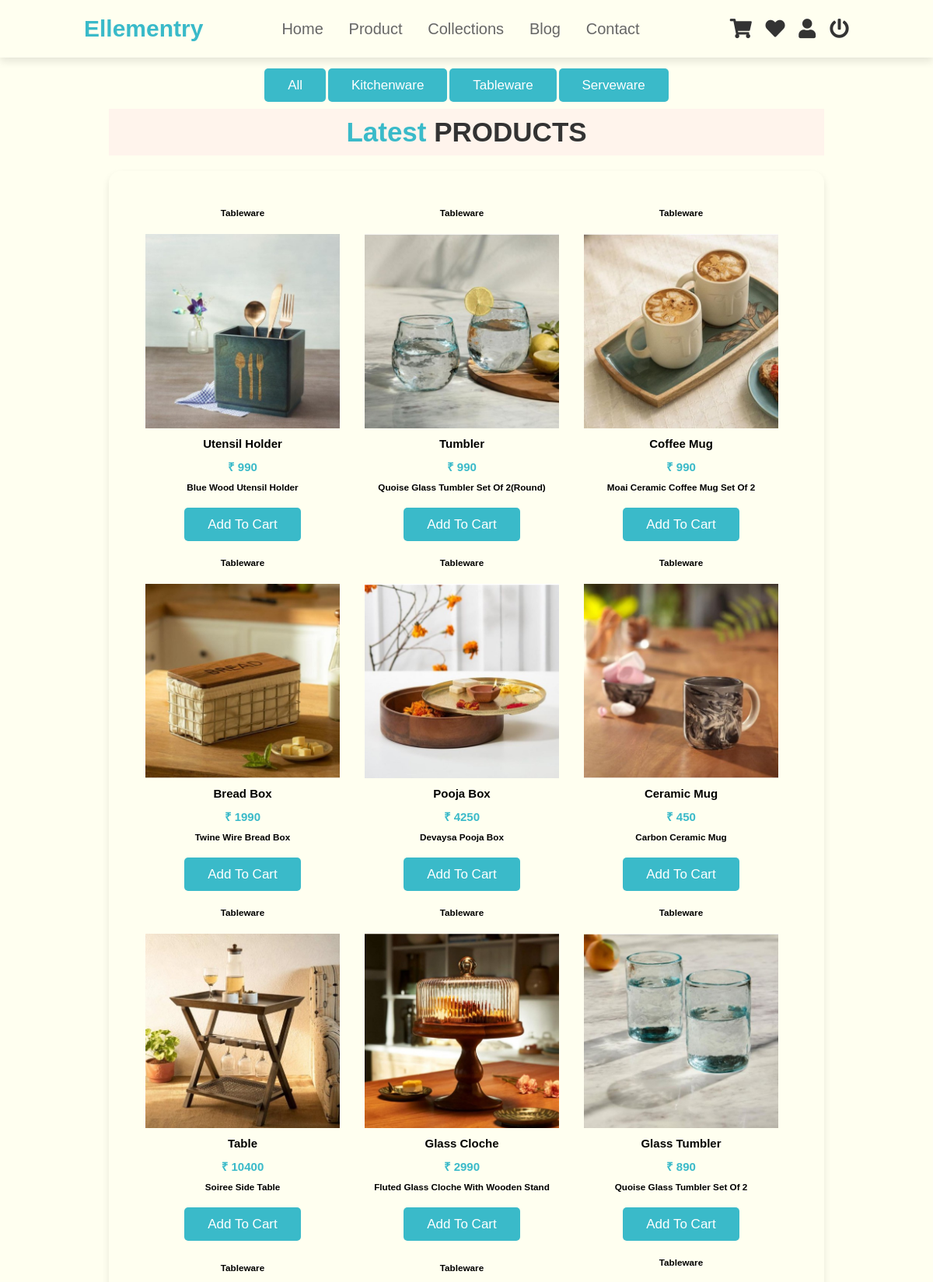
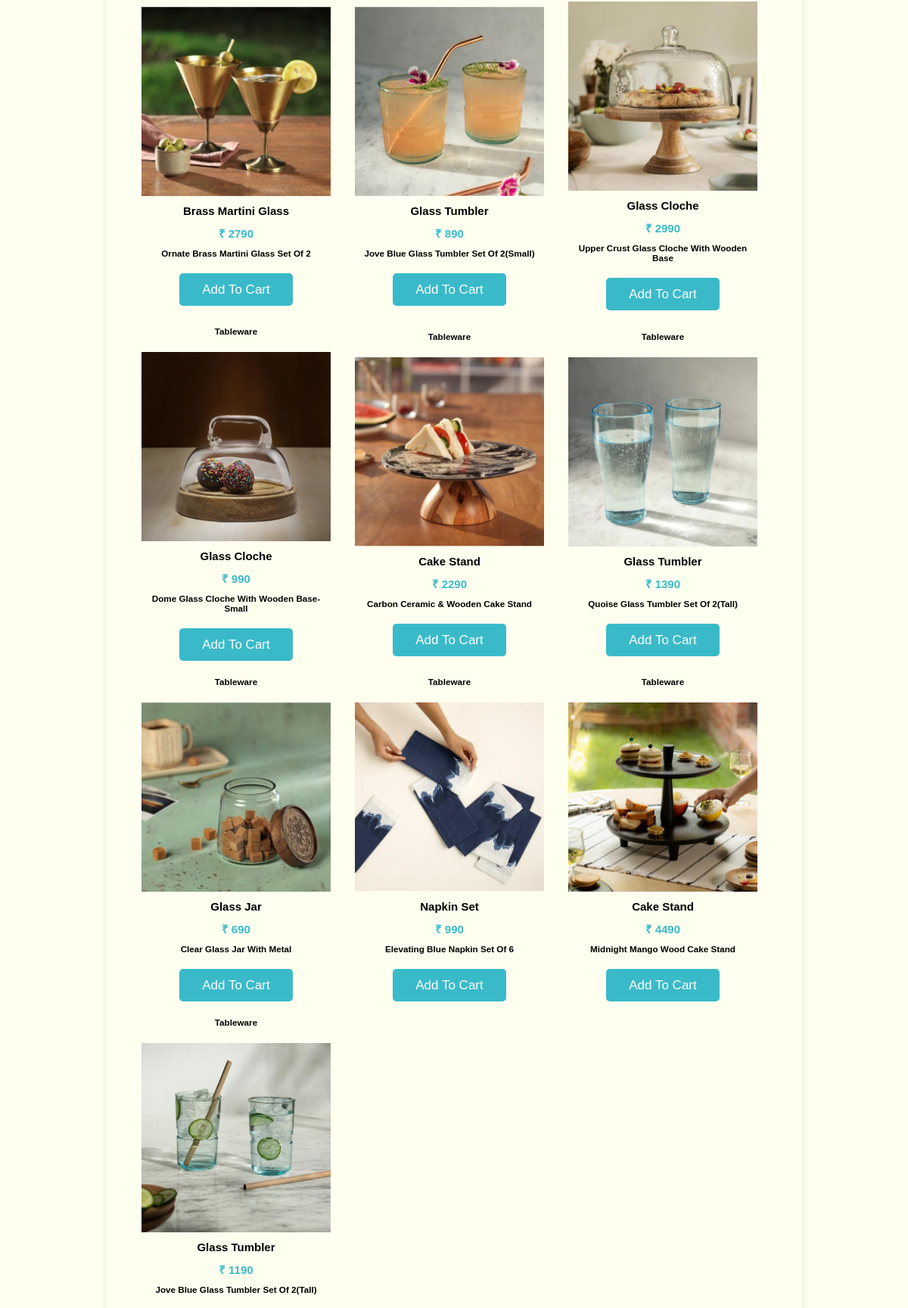
Page /shop/Table.php (upper part) on the committed database (2 pictures, top to bottom).
### tables this page shows
CREATE TABLE `products` (
  `id` int(25) NOT NULL,
  `name` varchar(100) NOT NULL,
  `price` int(25) NOT NULL,
  `image` varchar(100) NOT NULL,
  `p_detail` varchar(100) NOT NULL,
  `p_cat` varchar(25) NOT NULL
);

### shop/Table.php (the view, shortened to what this page needs)
<!DOCTYPE html>
<html lang="en">
<head>
    <link rel="stylesheet" href="https://cdnjs.cloudflare.com/ajax/libs/font-awesome/5.15.3/css/all.min.css">
<link rel="stylesheet" href="css/style.css">
</head>
<body>
<?php
include 'header.php';
?>
<div class="container">
<section class="category">
<a href="category.php" class="btn" style="width: 150px;">All</a>
<a href="kitchen.php" class="btn" style="width: 150px;">kitchenware</a>
<a href="Table.php" class="btn" style="width: 150px;">Tableware</a>
<a href="Serve.php" class="btn" style="width: 150px;">Serveware</a>
<h1 class="heading"> <span> Latest </span> Products </h1>
   <div class="box-container">
      <?php
      $select_products = mysqli_query($conn, "SELECT * FROM `products`  where p_cat='Tableware'");
      $i=1;
      echo "<table border=1 align='center'>";
      $path="admin/shopping cart/uploaded_img/";
      if(mysqli_num_rows($select_products) > 0){
         while($fetch_product = mysqli_fetch_assoc($select_products)){
      ?>
      <td style='width:300px;' align='center'>
          <div class="box">
          <h3><b><?php echo $fetch_product['p_cat']; ?></b></h3></br>
           <img src=" <?php echo $path.$fetch_product['image']; ?>" alt="" height='250'width='250' align='center'>
              <h2><?php echo $fetch_product['name']; ?></h2>
    <br>
             <div class="price"><h2> ₹ <?php echo $fetch_product['price']; ?></br></h2>
             <h3><?php echo $fetch_product['p_detail']; ?>   </h3>
                        <br>
                        <br>
        <a href="add_to_cart.php?id=<?php echo $fetch_product['id'];?>&path=<?php echo $fetch_product['image'];?>&name=<?php echo $fetch_product['name'];?>&price=<?php echo $fetch_product['price'];?>" class="btn" name="addtocart">add to cart</a>
         </div>
      <?php
       if($i%3==0)
       {
          echo "<tr>";
       }
       $i++;
      };
    };
     ?>
   </div>
   </td>
</table>
</section>
   </div>
</body>
</html>

### shop/css/style.css (style rules this page uses)
:root { --pink:#3abac9; }
* { margin:0; padding:0; box-sizing: border-box; font-family: Verdana, Geneva, Tahoma, sans-serif; outline: none; border:none; text-decoration: none; text-transform: capitalize; transition: .2s linear; }
html { font-size: 62.5%; scroll-behavior: smooth; scroll-padding-top: 6rem; overflow-x: hidden; }
section { padding:2rem 9%; }
.heading { text-align: center; font-size: 4rem; color:#333; padding:1rem; margin:2rem 0; background:rgba(255, 51, 153,.05); }
.heading span { color:var(--pink); }
.btn { display: inline-block; margin-top: 1rem; border-radius: 5rem; background:#333; color:#fff; padding:.11rem 3.5rem; cursor: pointer; font-size: 1.7rem; }
.category { width: 80%; margin: auto; text-align: center; padding-top: 100px; }
h1 { font-size: 36px; font-weight: 600; }
h3 { text-align: center; font-weight: 600; margin: 10px 0; }
:root { --blue:#3abac9; --red:rgb(143, 142, 237); --orange:rgb(255, 0, 195); --black:#333; --white:#fff; --bg-color:#eee; --dark-bg:rgba(0,0,0,.7); --box-shadow:0 .5rem 1rem rgba(0,0,0,.1); --border:.1rem solid #999; }
* { font-family: 'Poppins', sans-serif; margin:0; padding:0; box-sizing: border-box; outline: none; border:none; text-decoration: none; text-transform: capitalize; }
html { font-size: 62.5%; overflow-x: hidden; }
.container { max-width: 1200px; margin:0 auto; }
section { padding:2rem; }
.heading { text-align: center; font-size: 3.5rem; text-transform: uppercase; color:var(--black); margin-bottom: 2rem; }
.btn, .option-btn, .delete-btn { display: inline; width: 100%; text-align: center; background-color: var(--blue); color:var(--white); font-size: 1.7rem; padding:1.2rem 3rem; border-radius: .5rem; cursor: pointer; margin-top: 1rem; }

### shop/Table.php (style rules this page uses)
.price h2 { color:#3abac9; }
h1 { margin: 10px; padding: 10px; }
h2 { font-color:#3abac9; }
body { background: #fffff0; }
.box-container { display: grid; grid-template-columns: repeat(auto-fit, 35rem); gap:1.5rem; justify-content: left; text-align: center; padding:3rem; box-shadow: var(--box-shadow); border: 1px; border-radius: 1.5rem; }
.box { margin: 15px; gap:2rem; }

### rows in the picture
products: p_cat "Tableware", image (picture), name "Utensil Holder", price "990", p_detail "Blue Wood Utensil Holder"
products: p_cat "Tableware", image (picture), name "Tumbler", price "990", p_detail "Quoise Glass Tumbler Set Of 2(Round)"
products: p_cat "Tableware", image (picture), name "Coffee Mug", price "990", p_detail "Moai Ceramic Coffee Mug Set Of 2"
products: p_cat "Tableware", image (picture), name "Bread Box", price "1990", p_detail "Twine Wire Bread Box"
products: p_cat "Tableware", image (picture), name "Pooja Box", price "4250", p_detail "Devaysa Pooja Box"
products: p_cat "Tableware", image (picture), name "Ceramic Mug", price "450", p_detail "Carbon Ceramic Mug"
products: p_cat "Tableware", image (picture), name "Table", price "10400", p_detail "Soiree Side Table"
products: p_cat "Tableware", image (picture), name "Glass Cloche", price "2990", p_detail "Fluted Glass Cloche With Wooden Stand"
products: p_cat "Tableware", image (picture), name "Glass Tumbler", price "890", p_detail "Quoise Glass Tumbler Set Of 2"
products: p_cat "Tableware", image (picture), name "Brass Martini Glass", price "2790", p_detail "Ornate Brass Martini Glass Set Of 2"
products: p_cat "Tableware", image (picture), name "Glass Tumbler", price "890", p_detail "Jove Blue Glass Tumbler Set Of 2(Small)"
products: p_cat "Tableware", image (picture), name "Glass Cloche", price "2990", p_detail "Upper Crust Glass Cloche With Wooden Base"
products: p_cat "Tableware", image (picture), name "Glass Cloche", price "990", p_detail "Dome Glass Cloche With Wooden Base-Small"
products: p_cat "Tableware", image (picture), name "Cake Stand", price "2290", p_detail "Carbon Ceramic & Wooden Cake Stand"
products: p_cat "Tableware", image (picture), name "Glass Tumbler", price "1390", p_detail "Quoise Glass Tumbler Set Of 2(Tall)"
products: p_cat "Tableware", image (picture), name "Glass Jar", price "690", p_detail "Clear Glass Jar With Metal"
products: p_cat "Tableware", image (picture), name "Napkin Set", price "990", p_detail "Elevating Blue Napkin Set Of 6"
products: p_cat "Tableware", image (picture), name "Cake Stand", price "4490", p_detail "Midnight Mango Wood Cake Stand"
products: p_cat "Tableware", image (picture), name "Glass Tumbler", price "1190", p_detail "Jove Blue Glass Tumbler Set Of 2(Tall)"
